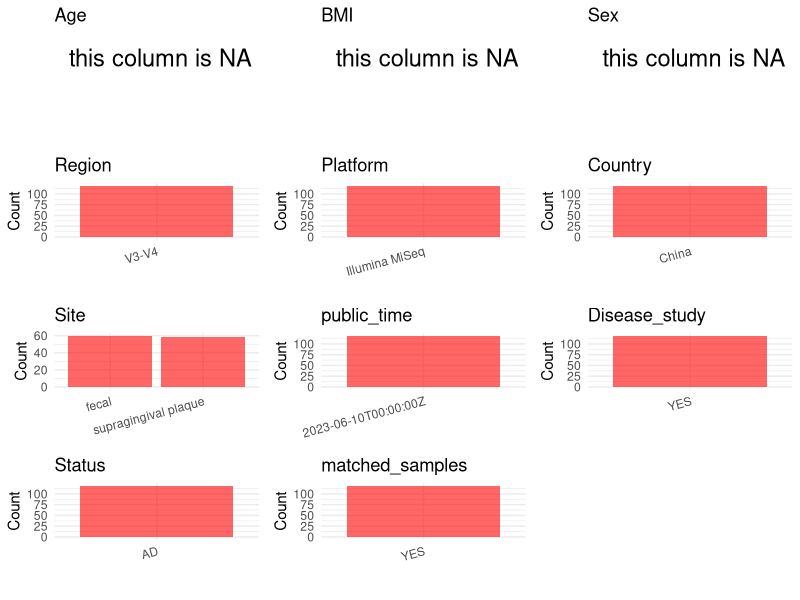

The R source for this figure: (Note: this script raises an error after producing the figure.)
## ---- chunk 1
library(tidyverse)
library(ggplot2)
library(cowplot)

setwd("C:/Users/zyc/Desktop/oral_project/data/projects/PRJNA851957")
initial_meta <- read.csv("SraRunTable.csv", header = TRUE) 
head(initial_meta)
## ---- chunk 2
metadata <- data.frame(
  BioProject = initial_meta$BioProject,
  Run = initial_meta$Run,
  sample_name = initial_meta$Sample.Name,
  Age = NA, 
  BMI = NA,  
  Sex = NA,
  Platform = initial_meta$Instrument,
  Country = initial_meta$geo_loc_name_country,
  Site = initial_meta$env_medium,
  public_time = initial_meta$ReleaseDate,
  Status = "AD",
  stringsAsFactors = FALSE
)
## ---- chunk 3


# metadata <- metadata %>%mutate(Status = case_when(
#   Status == "Oral Neoplasm (Healthy Control)" ~ "HC",
#   Status == "Oral Neoplasm (OSCC)" ~ "OSCC",
#   TRUE ~ "Precancer"
# ))
# metadata <- metadata %>%
#   mutate(Sex = recode(Sex, "female" = "F", "male" = "M"))
# metadata <-metadata%>%
#   mutate(Country = case_when(Country == "Taiwan" ~ "China"))

## ---- chunk 4
metadata$matched_samples <- "YES"
metadata$Region <- "V3-V4"
metadata$title <- "Different oral and gut microbial profiles in those with Alzheimer's disease consuming anti-inflammatory diets"
metadata$Disease_study <- "YES"
metadata$PCR_primers <- " F(5'-CCTACGGGNGGCWGCAG-3')R(5'-GACTACHVGGGTATCTAATCC-3')"

head(metadata)
## ---- chunk 5
print(paste("Number of unique runs:", length(unique(metadata$Run))))
print(paste("Number of unique sample names:", length(unique(metadata$sample_name))))
## ---- chunk 6
plot_data <- metadata %>%
  select(-BioProject, -Run, -sample_name, -title)

# Function to create simple plots for each column
create_simple_plots <- function(data) {
  plots <- list()
  
  for (col in colnames(data)) {
    # Check if the column is all NA
    if (all(is.na(data[[col]]))) {
      # Create an empty plot with text indicating all NA
      p <- ggplot() +
        annotate("text", x = 0.5, y = 0.5, label = "this column is NA", size = 6) +
        labs(title = col) +
        theme_void()
    } else if (is.numeric(data[[col]])) {
      # Numeric variable: histogram
      p <- ggplot(data, aes(x = .data[[col]])) +
        geom_histogram(fill = "blue", alpha = 0.6, bins = 20, na.rm = TRUE) +
        labs(title = col) +
        theme_minimal()
    } else {
      # Categorical variable: bar plot (remove NA values)
      count_data <- as.data.frame(table(data[[col]], useNA = "ifany"))
      p <- ggplot(count_data, aes(x = reorder(Var1, -Freq), y = Freq)) +
        geom_col(fill = "red", alpha = 0.6) +
        labs(title = col, x = NULL, y = "Count") +
        theme_minimal() +
        theme(axis.text.x = element_text(angle = 15, hjust = 1))
    }
    plots[[col]] <- p
  }
  
  return(plots)
}


plots <- create_simple_plots(plot_data)
p<-plot_grid(plots$Age, 
          plots$BMI, 
          plots$Sex, 
          plots$Region, 
          plots$Platform, 
          plots$Country, 
          plots$Site,
          plots$public_time, 
          # plots$PCR_primers,
          plots$Disease_study,
          plots$Status,
          plots$matched_samples,# add 
          ncol = 3, align = "hv", axis = "lb")
ggsave("Metadata_Summary.png", plot = p, width = 8, height = 6, dpi = 150)


## ---- chunk 7
knitr::include_graphics("Metadata_Summary.png")
## ---- chunk 8
metadata <- metadata[, c(
  "BioProject", "Run", "sample_name", "Age", "BMI", "Sex", 
  "Region", "Platform", "Country", "Site", "public_time", 
  "PCR_primers", "title", "Disease_study", "Status","matched_samples"
)]

write.csv(metadata, file = "metadata.csv", quote = TRUE)
